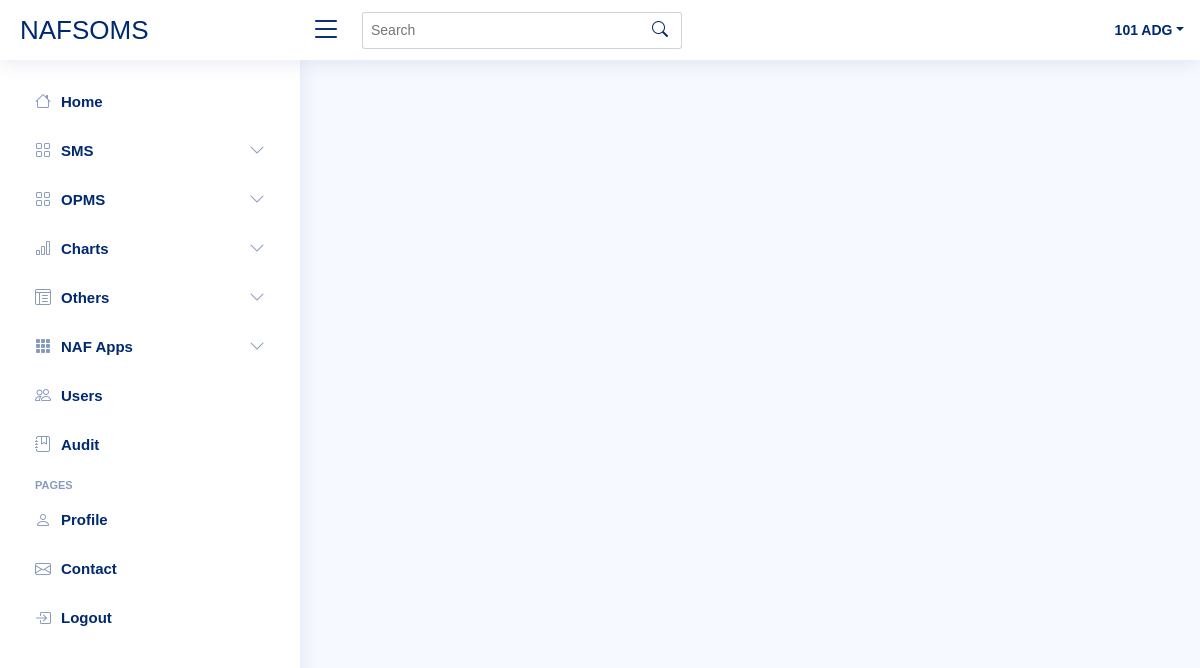
The app's page /UNIT_ADMIN/unitAdminEditPers?svcNo=NAF/5216 (signed in), older data.
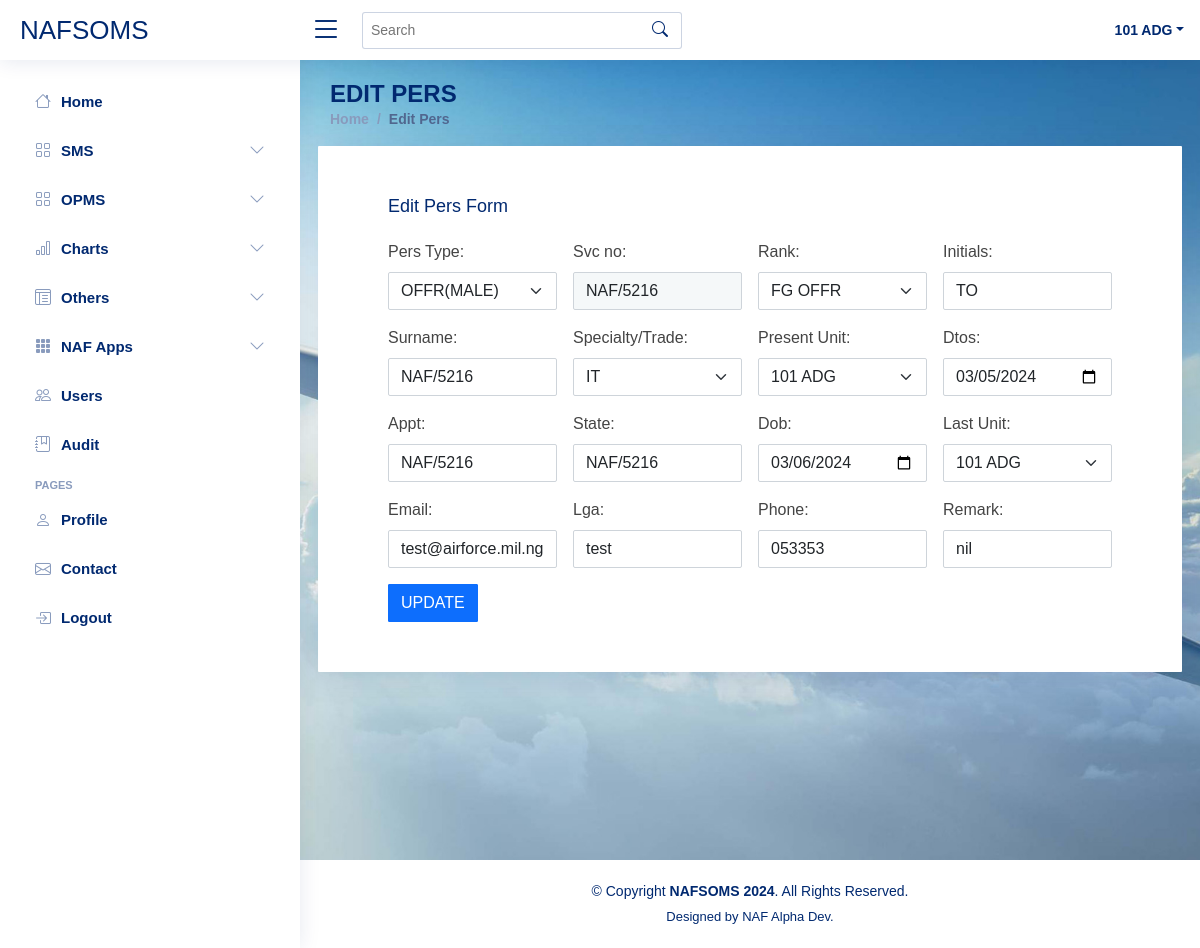
The same page, newer data.
### tables this page shows
CREATE TABLE `pers` (
  `SVC_NO` varchar(20) NOT NULL,
  `RANK` varchar(20) NOT NULL,
  `INITIALS` varchar(20) NOT NULL,
  `SURNAME` varchar(100) NOT NULL,
  `SPECIALTY_TRADE` varchar(100) NOT NULL,
  `PHONE` varchar(20) NOT NULL,
  `DOB` date NOT NULL,
  `UNIT` varchar(20) NOT NULL,
  `APPT` varchar(50) NOT NULL,
  `DTOS` date NOT NULL,
  `LAST_UNIT` varchar(20) NOT NULL,
  `STATE` varchar(50) NOT NULL,
  `LGA` varchar(50) NOT NULL,
  `PERS_TYPE` varchar(20) NOT NULL,
  `EMAIL` varchar(100) NOT NULL,
  `REMARK` varchar(100) NOT NULL
);

### UNIT_ADMIN/unitAdminEditPers.php (the view, shortened to what the changed rows need)
<?php
include('../Connection.php');
include 'unitAdminHeader.php';
include 'unitAdminSideNavBar.php';
    if(isset($_GET['svcNo'])){
     $svcNo = $_GET['svcNo'];
     $persSQL = "SELECT * FROM pers WHERE SVC_NO = '$svcNo'";
     $persResult = mysqli_query($conn, $persSQL);
    while($row = mysqli_fetch_assoc($persResult)){
?>
<main id="main" class="main"
   style="
    background-image: url('../IMAGES/img1.jpg');
    background-size: cover;
    background-position: center;
    min-height: 100vh;
    zIndex:-1;
    "
>
    <div class="pagetitle">
      <h1>EDIT PERS</h1>
      <nav>
        <ol class="breadcrumb">
          <li class="breadcrumb-item"><a href="unitAdminHome">Home</a></li>
          <li class="breadcrumb-item active">Edit Pers</li>
        </ol>
      </nav>
    </div>
    <section class="section" id="newUserSection">
      <div class="row" style="">
           <div class="card" style="padding:30px;  padding-left:50px; padding-right:50px; border-radius:1px;">
            <div class="card-body">
                <h5 class="card-title">Edit Pers Form</h5>
              <form method="post" action="unitAdminProcessEditPers" class="row g-3">
               <div class="col-md-3">
                  <label for="persType" class="form-label">Pers Type:</label>
                  <select id="persType" name="persType" class="form-select" style="border-radius:2px;" required>
                        <option value="<?php echo $row['PERS_TYPE'];?>"><?php echo $row['PERS_TYPE'];?></option>
                  </select>
                </div>
                  <div class="col-md-3">
                  <label for="svcNo" class="form-label">Svc no:</label>
                  <input type="text" name="svcNo" readonly value="<?php echo $row['SVC_NO'];?>" class="form-control" id="svcNo" placeholder="svcNo" style="border-radius:2px; background-color:#f5f8f9;" required>
                </div>
                 <div class="col-md-3">
                  <label for="rank" class="form-label">Rank:</label>
                   <select id="rank" name="rank" class="form-select" style="border-radius:2px;" required>
                            <option value="<?php echo $row['RANK'];?>"><?php echo $row['RANK'];?></option>
                  </select>
                </div>
                 <div class="col-md-3">
                  <label for="initials" class="form-label">Initials:</label>
                  <input type="text" value="<?php echo $row['INITIALS'];?>" name="initials" class="form-control" id="initials" placeholder="initials" style="border-radius:2px;" required>
                </div>
                 <div class="col-md-3">
                  <label for="surname" class="form-label">Surname:</label>
                  <input type="text"  value="<?php echo $row['SURNAME'];?>" name="surname" class="form-control" id="surname" placeholder="surname" style="border-radius:2px;" required>
                </div>
                 <div class="col-md-3">
                  <label for="specialty_trade" class="form-label">Specialty/Trade:</label>
                  <select id="specialty_trade" name="specialty_trade" class="form-select" style="border-radius:2px;" required>
                        <option value="<?php echo $row['SPECIALTY_TRADE'];?>"><?php echo $row['SPECIALTY_TRADE'];?></option>
                  </select>
                </div>
                  <div class="col-md-3">
                  <label for="presentUnit" class="form-label">Present Unit:</label>
                   <select id="presentUnit" name="presentUnit" class="form-select" style="border-radius:2px;" required>
                        <option value="<?php echo $row['UNIT'];?>"><?php echo $row['UNIT'];?></option>
                  </select>
                  </div>
                  <div class="col-md-3">
                  <label for="dtos" class="form-label">Dtos:</label>
                  <input type="date" value="<?php echo $row['DTOS'];?>" name="dtos" class="form-control" id="dtos" style="border-radius:2px;" required>
                </div>
                <div class="col-md-3">
                  <label for="appt" class="form-label">Appt:</label>
                  <input type="text" value="<?php echo $row['APPT'];?>" name="appt" class="form-control" id="appt" placeholder="appt" style="border-radius:2px;" required>
                </div>
                <div class="col-md-3">
                  <label for="state" class="form-label">State:</label>
                  <input type="text" value="<?php echo $row['STATE'];?>" name="state" class="form-control" id="state" placeholder="state" style="border-radius:2px;" required>
                </div>
                  <div class="col-md-3">
                  <label for="dob" class="form-label">Dob:</label>
                  <input type="date" value="<?php echo $row['DOB'];?>" name="dob" class="form-control" id="dob" style="border-radius:2px;" required>
                </div>
                <div class="col-md-3">
                  <label for="lastUnit" class="form-label">Last Unit:</label>
                   <select id="lastUnit" name="lastUnit" class="form-select" style="border-radius:2px;" required>
                      <option value="<?php echo $row['LAST_UNIT'];?>"><?php echo $row['LAST_UNIT'];?></option>
                  </select>
                  </div>
                <div class="col-md-3">
                  <label for="email" class="form-label">Email:</label>
                  <input type="email" value="<?php echo $row['EMAIL'];?>" name="email" class="form-control" id="email" placeholder="Email" style="border-radius:2px;" required>
                </div>
                <div class="col-md-3">
                  <label for="lga" class="form-label">Lga:</label>
                  <input type="text" value="<?php echo $row['LGA'];?>" name="lga" class="form-control" id="lga" placeholder="lga" style="border-radius:2px;" required>
                </div>
                <div class="col-md-3">
                  <label for="phone" class="form-label">Phone:</label>
                  <input type="text" value="<?php echo $row['PHONE'];?>" name="phone" class="form-control" id="phone" placeholder="Phone" style="border-radius:2px;" required>
                </div>
                <div class="col-md-3">
                  <label for="remark" class="form-label">Remark:</label>
                   <input type="text" value="<?php echo $row['REMARK'];?>" name="remark" class="form-control" id="remark" placeholder="remark" style="border-radius:2px;" required>
                </div>
                 <div class="col-md-12">
                      <button type="submit" name="update" style="border-radius:1px;" class="btn btn-primary">UPDATE</button>
                 </div>
               </form>
            </div>
            </div>
          </div>
    </section>
  </main>
 <?php include 'unitAdminFooter.php'; ?>
 <?php
}}?>

### UNIT_ADMIN/unitAdminFooter.php (shortened to what the changed rows need)
  <footer id="footer" class="footer" style="background-color:white; color:black; border:1px solid white;">
    <div class="copyright">
      &copy; Copyright <strong><span>NAFSOMS 2024</span></strong>. All Rights Reserved.
    </div>
    <div class="credits">
      Designed by NAF Alpha Dev.
    </div>
  </footer>
</body>
</html>

Row changes from the older to the newer data that the page shows:
added pers: persType "OFFR(MALE)", svcNo "NAF/5216", rank "FG OFFR", initials "TO", surname "NAF/5216", specialty_trade "IT", presentUnit "101 ADG", dtos "03/05/2024", appt "NAF/5216", state "NAF/5216", dob "03/06/2024", lastUnit "101 ADG", email "test@airforce.mil.ng", lga "test", phone "053353", remark "nil"
